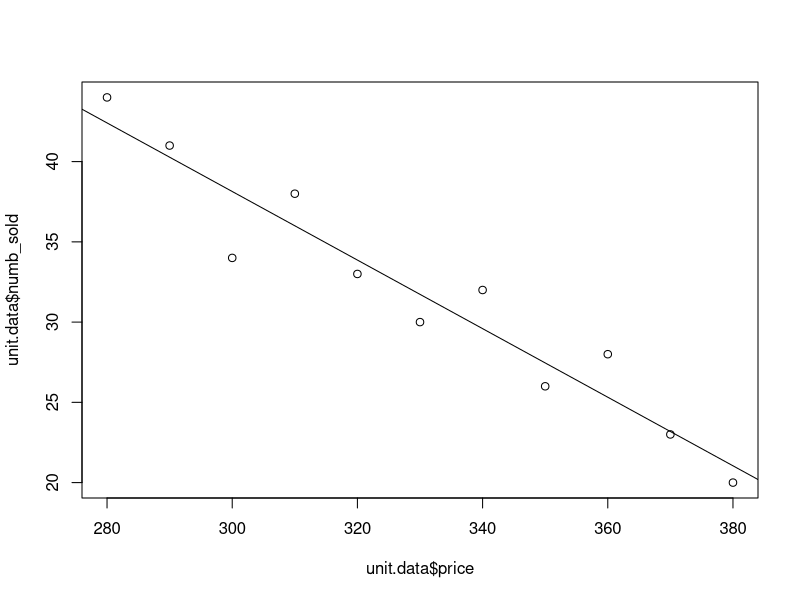
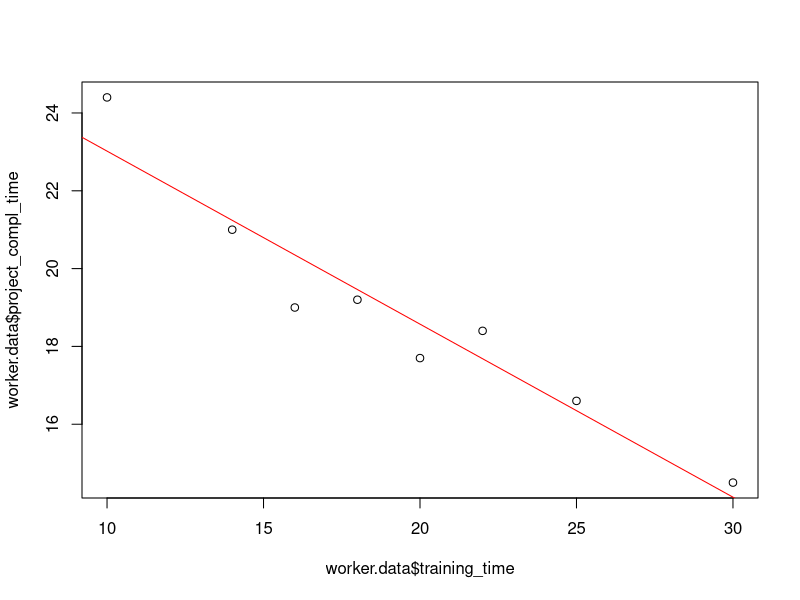
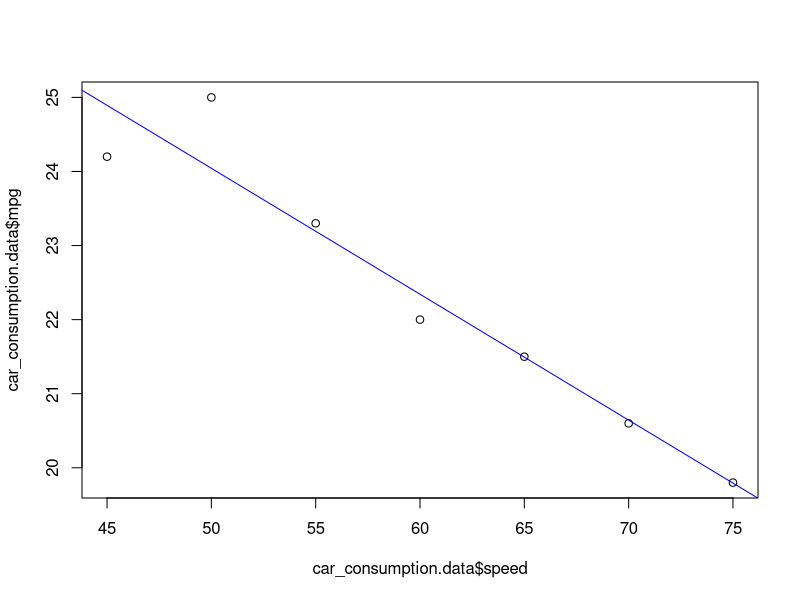
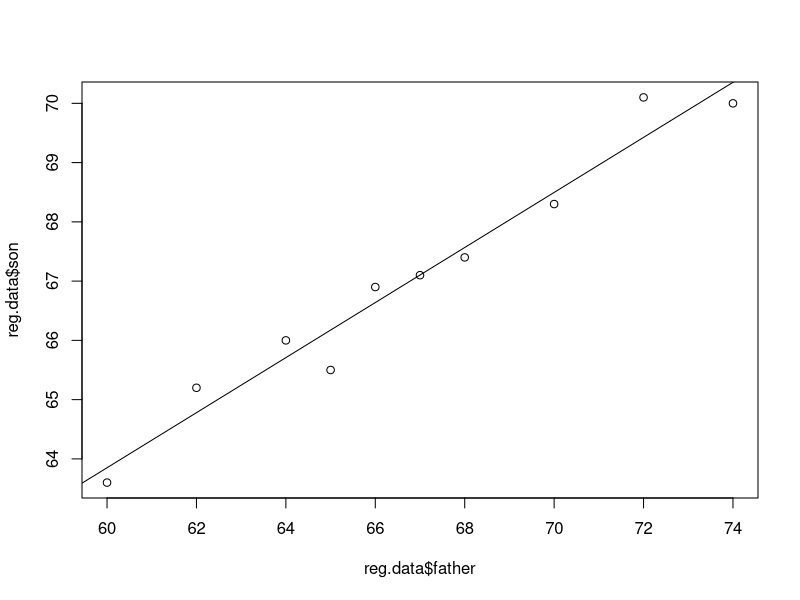

Here is the R script that generated these plots, in order:
# StatQuest youtube

## SIMPLE(ONE VARIABLE) LINEAR REGRESSION MODEL

# A new type of washing machine was recently introduced in 11 department stores. 
# These stores are of roughly equal size and are located in similar types of communities. 
# The manufacturer varied the price charged in each store, and the following data, 
# giving the number of units sold in 1 month for each of the different prices, resulted.
unit.data <- data.frame(price = c(280,290,300,310,320,330,340,350,360,370,380),
                        numb_sold = c(44,41,34,38,33,30,32,26,28,23,20))

plot(unit.data$price, unit.data$numb_sold)
unit.regression <- lm(numb_sold ~ price, data = unit.data)
summary(unit.regression)
abline(unit.regression)

# A plot of the number of units sold y versus the price x for these 11 data pairs.
# The resulting scatter diagram indicates that, sub- ject to random error,
# the assumption of a straight-line relationship between the number of units sold and the price appears to be reasonable.
# That is, a simple linear regression model appears to be appropriate.

#############

# Suppose that the responses Y_i corresponding to the input values x_i, i = 1,2,...,n
# are to be observed and used to estimate the parameters alpha and beta in a simpe linear regression model
# Y = alpha + beta*x + e

# beta_hat = sum_i=1_n (x_i - x_bar)(Y_i - Y_bar) / sum_i=1_n (x_i - x_bar)^2
# alpha_hat = Y_bar - beta_hat*x_bar

# x_bar = sum_i=1_n x_i / n
# Y_bar = sum_i=1_n Y_i / n

# y = a_har + b_hat*x
# b_hat == slope, a_hat == intercept

#A large midwestern bank is planning on introducing a new word processing system to its secretarial staff.
# To learn about the amount of training that is needed to effectively implement the new system, 
# the bank chose eight employees of roughly equal skill. 
# These workers were trained for different amounts of time and were then individually put to work on a given project. 
# The following data indicate the training times and the resulting times (both in hours) 
# that it took each worker to complete the project.


worker.data <- data.frame(training_time = c(22,18,30,16,25,20,10,14),
                          project_compl_time = c(18.4,19.2,14.5,19.0,16.6,17.7,24.4,21.0))

plot(worker.data$training_time, worker.data$project_compl_time)
worker.regression <- lm(project_compl_time ~ training_time, data = worker.data)
summary(worker.regression)
attributes((worker.regression))
abline(worker.regression, col = "red")

worker.regression$coefficients[1]
worker.regression$coefficients[2]

# a) What is the estimated regression line?
# Y = worker,regression$coefficients[[1]] + worker.coefficients[[2]] * x
# Y = 27.46608 - 0.444700*x
#.    alpha.      beta.  variable. 
# Precict the amount of time it would take a worker who receives 28 hours of training to complete the project?

hours_28 <- data.frame(training_time = c(28)) # data.frame with new independent variable for training time
predict(worker.regression, newdata = hours_28) # prediction args: linear model made before, new data is the points intrested
# 15.01446 (hours)

# OR by hand
# alpha + (training_time)*beta = 27.46608 - 28*(0.444700) = 15.01448

# Predict the amount of time it would take a worker who receives 50 hours of training to complete the project.

# Question asks for prediction of value 50 which is far greater than all the input values in our data set.
# As a result, even though the scatter diagram indicates a straigth-line fit,
# WE SHOULD BE NOT ESTIMATING VALUES THIS FAR OF OUR VALUES!!!

# ** Warning: Do not use the estimated regression line to predict responses at input values **
# ** that are far outside the range of the ones used to obtain this line. **

## TESTING THE HYPOTHESIS THAT BETA = 0

#H_0 beta = 0, H_1 beta != 0

# sqrt( ((n-2)*S_xx) / SS_R) * (beta_hat - beta)
# has a t distribtion with n - 2 degrees of freedom
# it follows that if H_0 == TRUE beta = 0 then,
# sqrt( ((n-2)*S_xx) / SS_R) * beta_hat
# has a t distribution with n - 2 degrees of freedom

# A significance-level-gamma test oh H_0 is to
#
# REJECT H_0: abs(TS) >= t_{n-2,gamma/2}
# Not reject: otherwise
# WHERE:
# TS = sqrt( ((n-2)*S_xx) / SS_r ) * beta_hat

# p-value = 2P( T_(n-2 >= abs(v)))

## EX
# An individual claims that the fuel consumption of his automobile does not depend
#on how fast the car is driven. To test the plausibility of this hypothesis,
# the car was tested at various speeds between 45 and 75 miles per hour.
# The miles per gallon attained at each of these speeds were determined,
# with the following data resulting.

car_consumption.data <- data.frame(
  speed = c(45,50,55,60,65,70,75),
  mpg = c(24.2,25.0,23.3,22.0,21.5,20.6,19.8))
plot(car_consumption.data$speed, car_consumption.data$mpg)
cc_model <- lm(mpg ~ speed, data = car_consumption.data)
summary(cc_model)
abline(cc_model, col = "blue")

cars_n <- length(car_consumption.data$speed)
cars_x_bar <- mean(car_consumption.data$speed)
cars_y_bar <- mean(car_consumption.data$mpg)

#(x-x_bar)
cars_x_simple <- lapply(car_consumption.data$speed, function(x) (x - cars_x_bar))
#(x-x_bar)^2
cars_x_squared <- lapply(cars_x_simple, function(x) (x)^2)
#(y-y_bar)
cars_y_simple <- lapply(car_consumption.data$mpg, function(y) (y - cars_y_bar))
#(y-y_bar)^2
cars_y_squared <- lapply(cars_y_simple, function(y) (y)^2)
#(x-x_bar)*(y-y_bar)
cars_x_y_prod <- Map("*", cars_x_simple, cars_y_simple)

#SUMS
#(x-x_bar)
cars_x_summed <- sum(unlist(cars_x_simple))
#(x-x_bar)^2
#Sxx
cars_Sxx <- sum(unlist(cars_x_squared))

#(y-y_bar)
cars_y_summed <- sum(unlist(cars_y_simple))
#(y-y_bar)^2
#Syy
cars_SYY <- sum(unlist(cars_y_squared))

#Sxy
cars_SxY <- sum(unlist(cars_x_y_prod))

#SS_R = Sxx*Syy - (SxY)^2 / Sxx
cars_SS_R <- ((cars_Sxx * cars_SYY) - (cars_SxY)^2) / cars_Sxx

#beta_hat = SxY / Sxx  
cars_beta_hat <- cars_SxY / cars_Sxx

#Test statistic = sqrt( ((n-2)*Sxx) / SS_R) * beta_hat
cars_test_statistic <- sqrt( ((cars_n - 2) * cars_Sxx) / cars_SS_R) * cars_beta_hat
# Simple linear regression model
# H_0 beta = 0 against beta != 0
# REJECT H_0: abs(TS) >= t_{n-2,gamma/2}
# WHERE:
# TS = sqrt( ((n-2)*S_xx) / SS_r ) * beta_hat

# T_CRIT = T_(n-2),gammapercentage(0.01)/2
cars_T_crit <- qt(1-0.005, cars_n - 2)
# REJECT H_0: abs(TS) >= t_{n-2,gamma/2}
cars_H_0_rejected <- ifelse(abs(cars_test_statistic) >= cars_T_crit, TRUE, FALSE)


# NOT FROM BOOK!
attitude.data <- data.frame(
  correct = c(17,13,12,15,16,14,16,16,18,19),
  attitude = c(94,73,59,80,93,85,66,79,77,91)
)

att_m <- length(attitude.data$correct)
att_n <- length(attitude.data$attitude)

#means
att_x_bar <- mean(attitude.data$correct)
att_y_bar <- mean(attitude.data$attitude)
#(x - x_bar)
att_x_simple <- lapply(attitude.data$correct, function(x) (x - att_x_bar))
att_x_simple # <-- correct values
#(y - y_bar)
att_y_simple <- lapply(attitude.data$attitude, function(y) (y - att_y_bar))
att_y_simple # <-- correct values
#(x - x_bar)^2
att_x_squared <- lapply(att_x_simple, function(x) (x)^2)
att_x_squared # <-- correct values
#(y - y_bar)^2
att_y_squared <- lapply(att_y_simple, function(y) (y)^2)

#MAP <-- mapply
att_x_times_y <- Map("*", att_x_simple, att_y_simple)

# SUM (x-x_bar)*(y-y_bar)
att_sum_x_times_y <- sum(unlist(att_x_times_y))
# SUM (x-x_bar)^2
att_sum_x_bar_squared <- sum(unlist(att_x_squared))
# SUM (y-y_bar)^2
att_sum_y_bar_squared <- sum(unlist(att_y_squared))

# PEARSON CORRELATION COEFFICIENT (r)
# = ( SUM (x-x_bar)*(y-y_bar) / SQRT(SUM (x-x_bar)^2 * SUM (y-y_bar)^2))
att_pearson_r <- (att_sum_x_times_y / sqrt(att_sum_x_bar_squared * att_sum_y_bar_squared))

# STANDARD DEVIATIONs
#S_YY sqrt(SUM (y-y_bar)^2 / n-1)
att_S_yy <- sqrt(att_sum_y_bar_squared / (att_n - 1)) 
#S_XX sqrt(SUM (x-x_bar)^2 / m-1)
att_S_xx <- sqrt(att_sum_x_bar_squared / (att_n - 1))

# SLOPE
# BETA = r * S_YY / S_XX
att_beta <- att_pearson_r * (att_S_yy / att_S_xx)

#INTERCEPT
# ALPHA = y_bar - beta*x_bar
att_alpha <- att_y_bar - (att_beta * att_x_bar)

# SIMPLE LINEAR REGRESSION FORMULA
# Y = a + bx, suppose x = 15, remember to stay in bounds!
att_15 <- 15
att_big_Y_at_15 <- att_alpha + att_beta*att_15

# REGRESSION TO THE MEAN

reg.data <- data.frame(
  father = c(60,62,64,65,66,67,68,70,72,74),
  son = c(63.6,65.2,66,65.5,66.9,67.1,67.4,68.3,70.1,70.0)
)
plot(reg.data$father, reg.data$son)
reg_height_model <- lm(son ~ father, data = reg.data)
summary(reg_height_model)
abline(reg_height_model)
reg_n <- length(reg.data$father)

#means
reg_x_bar <- mean(reg.data$father)
reg_y_bar <- mean(reg.data$son)
#(x-x_bar)
reg_x_simple <- lapply(reg.data$father, function(x) (x- reg_x_bar))
#(x-x_bar)^2
reg_x_squared <- lapply(reg_x_simple, function(x) x^2)
#(y-y_bar)
reg_y_simple <- lapply(reg.data$son, function(y) (y - reg_y_bar))
#(y-y_bar)^2
reg_y_squared <- lapply(reg_y_simple, function(y) y^2)
#(x-x_bar)*(y-y_bar)
reg_x_times_y <- Map("*",reg_x_simple, reg_y_simple)

#SUMS
#(x-x_bar)
reg_x_sum <- sum(unlist(reg_x_simple))
#(x-x_bar)^2
#Sxx
reg_sxx <- sum(unlist(reg_x_squared))

#(y-y_bar)
reg_y_sum <- sum(unlist(reg_y_simple))
#(y-y_bar)^2
#Syy
reg_syy <- sum(unlist(reg_y_squared))

#Sxy
reg_sxy <- sum(unlist(reg_x_times_y))

# PEARSON CORRELATION COEFFICIENT (r)
# = ( SUM (x-x_bar)*(y-y_bar) / SQRT(SUM (x-x_bar)^2 * SUM (y-y_bar)^2))
reg_pearson_R <- reg_sxy / sqrt((reg_sxx * reg_syy))

#SS_R = (Sxx*Syy - (SxY)^2) / Sxx
reg_ss_r <- (reg_sxx * reg_syy - (reg_sxy)^2) / reg_sxx

#BETA = SxY / Sxx  
reg_beta <- reg_sxy / reg_sxx

# ALPHA = y_bar - beta*x_bar
reg_alpha <- reg_y_bar - reg_beta * reg_x_bar

# H_0 beta = 1 against beta < 1
# REJECT H_0: TS <= -T_8,alpha
# WHERE:
# TS = sqrt( ((n-2)*S_xx) / SS_r ) * (beta_hat - 1)
reg_test_statistic <- sqrt( ((reg_n - 2)* reg_sxx) / reg_ss_r) * (reg_beta - 1)  

# T_CRIT = T_(n-2),gammapercentage(0.01)/2
reg_t_crit <- qt(0.01,df = reg_n - 2)
# REJECT H_0: TS <= -T_8,alpha
reg_rejected <- ifelse(reg_test_statistic <= reg_t_crit, TRUE, FALSE)

# The following data relate the number of motor vehicle deaths occurring in 12
# counties in the northwestern United States in the years 1988 and 1989.

